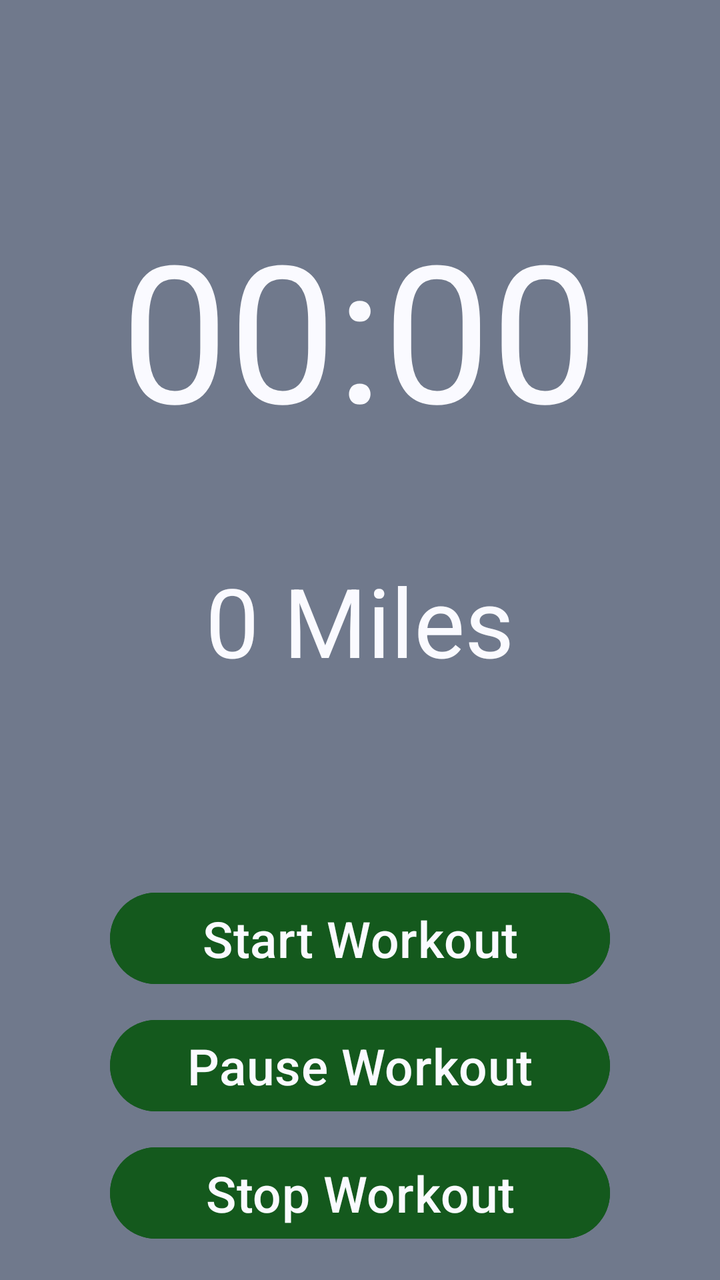
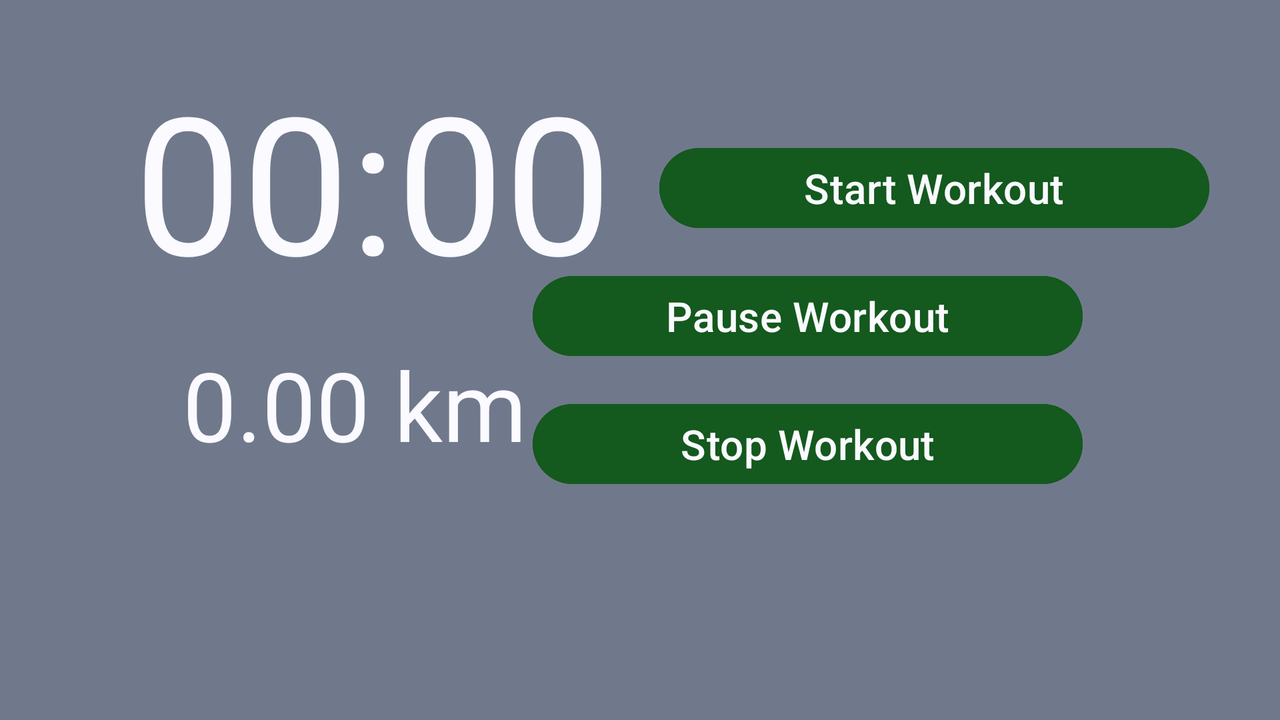

An Android layout and its configuration variant, each rendered on a device that would load it. The default file and the variant file are quoted in full after the pictures.
<!-- AndroidManifest.xml: application theme Theme.FantasyFitness -->
<!-- res/layout/workout_fragment.xml -->
<?xml version="1.0" encoding="utf-8"?>
<LinearLayout xmlns:android="http://schemas.android.com/apk/res/android"
    android:layout_width="match_parent"
    android:layout_height="match_parent"
    android:background="@color/fantasy_fitness_gray"
    android:orientation="vertical">

    <View
        android:layout_width="match_parent"
        android:layout_height="100dp" />

    <TextView
        android:id="@+id/workout_time"
        android:layout_width="wrap_content"
        android:layout_height="wrap_content"
        android:text="00:00"
        android:textColor="@color/fantasy_fitness_white"
        android:textSize="96sp"
        android:layout_gravity="center"/>
    <View
        android:layout_width="match_parent"
        android:layout_height="50dp" />
    <TextView
        android:id="@+id/workout_distance"
        android:layout_width="wrap_content"
        android:layout_height="wrap_content"
        android:text="0 Miles"
        android:textColor="@color/fantasy_fitness_white"
        android:textSize="48sp"
        android:layout_gravity="center"/>
    <View
        android:layout_width="match_parent"
        android:layout_height="100dp" />
    <Button
        android:id="@+id/start_workout_button"
        android:layout_width="250dp"
        android:layout_height="wrap_content"
        android:text="@string/start_workout"
        android:textSize="25sp"
        android:layout_gravity="center"
        android:backgroundTint="@color/fantasy_fitness_green"
        android:textColor="@color/fantasy_fitness_white"/>
    <View
        android:layout_width="match_parent"
        android:layout_height="10dp" />
    <Button
        android:id="@+id/pause_workout_button"
        android:layout_width="250dp"
        android:layout_height="wrap_content"
        android:text="@string/pause_workout"
        android:textSize="25sp"
        android:layout_gravity="center"
        android:backgroundTint="@color/fantasy_fitness_green"
        android:textColor="@color/fantasy_fitness_white"/>
    <View
        android:layout_width="match_parent"
        android:layout_height="10dp" />
    <Button
        android:id="@+id/stop_workout_button"
        android:layout_width="250dp"
        android:layout_height="wrap_content"
        android:text="@string/stop_workout"
        android:textSize="25sp"
        android:layout_gravity="center"
        android:backgroundTint="@color/fantasy_fitness_green"
        android:textColor="@color/fantasy_fitness_white"/>

</LinearLayout>
<!-- resources referenced by this layout -->
<resources>
  <color name="fantasy_fitness_gray">#70798C</color>
  <color name="fantasy_fitness_green">#14591D</color>
  <color name="fantasy_fitness_white">#FAFAFF</color>
  <string name="pause_workout">Pause Workout</string>
  <string name="start_workout">Start Workout</string>
  <string name="stop_workout">Stop Workout</string>
  <style name="Theme.FantasyFitness" parent="Base.Theme.FantasyFitness" />
  <style name="Base.Theme.FantasyFitness" parent="Theme.Material3.DayNight.NoActionBar">
          
          
      </style>
</resources>
<!-- res/layout-land/workout_fragment.xml (the repository's variant of the layout above) -->
<!-- drawn on the phone turned sideways -->
<?xml version="1.0" encoding="utf-8"?>
<androidx.constraintlayout.widget.ConstraintLayout xmlns:android="http://schemas.android.com/apk/res/android"
    xmlns:app="http://schemas.android.com/apk/res-auto"
    xmlns:tools="http://schemas.android.com/tools"
    android:layout_width="match_parent"
    android:layout_height="match_parent"
    android:background="@color/fantasy_fitness_gray"
    android:orientation="vertical">

    <TextView
        android:id="@+id/workout_time"
        android:layout_width="wrap_content"
        android:layout_height="wrap_content"
        android:layout_gravity="center"
        android:layout_marginTop="16dp"
        android:text="00:00"
        android:textColor="@color/fantasy_fitness_white"
        android:textSize="96sp"
        app:layout_constraintEnd_toEndOf="parent"
        app:layout_constraintHorizontal_bias="0.167"
        app:layout_constraintStart_toStartOf="parent"
        app:layout_constraintTop_toBottomOf="@+id/view2" />

    <TextView
        android:id="@+id/workout_distance"
        android:layout_width="wrap_content"
        android:layout_height="wrap_content"
        android:layout_gravity="center"
        android:layout_marginTop="16dp"
        android:text="0.00 km"
        android:textColor="@color/fantasy_fitness_white"
        android:textSize="48sp"
        app:layout_constraintEnd_toEndOf="parent"
        app:layout_constraintHorizontal_bias="0.195"
        app:layout_constraintStart_toStartOf="parent"
        app:layout_constraintTop_toBottomOf="@+id/workout_time" />

    <Button
        android:id="@+id/start_workout_button"
        android:layout_width="275dp"
        android:layout_height="wrap_content"
        android:layout_gravity="center"
        android:layout_marginTop="60dp"
        android:autoSizeTextType="uniform"
        android:backgroundTint="@color/fantasy_fitness_green"
        android:text="@string/start_workout"
        android:textColor="@color/fantasy_fitness_white"
        app:layout_constraintEnd_toEndOf="parent"
        app:layout_constraintHorizontal_bias="0.398"
        app:layout_constraintStart_toEndOf="@+id/workout_time"
        app:layout_constraintTop_toBottomOf="@+id/view2" />

    <View
        android:id="@+id/view2"
        android:layout_width="match_parent"
        android:layout_height="10dp"
        app:layout_constraintTop_toTopOf="parent" />

    <Button
        android:id="@+id/pause_workout_button"
        android:layout_width="275dp"
        android:layout_height="wrap_content"
        android:layout_gravity="center"
        android:layout_marginTop="16dp"
        android:autoSizeTextType="uniform"
        android:backgroundTint="@color/fantasy_fitness_green"
        android:text="@string/pause_workout"
        android:textColor="@color/fantasy_fitness_white"
        app:layout_constraintEnd_toEndOf="parent"
        app:layout_constraintHorizontal_bias="0.73"
        app:layout_constraintStart_toStartOf="parent"
        app:layout_constraintTop_toBottomOf="@+id/start_workout_button" />

    <Button
        android:id="@+id/stop_workout_button"
        android:layout_width="275dp"
        android:layout_height="wrap_content"
        android:layout_gravity="center"
        android:layout_marginTop="16dp"
        android:autoSizeTextType="uniform"
        android:backgroundTint="@color/fantasy_fitness_green"
        android:text="@string/stop_workout"
        android:textColor="@color/fantasy_fitness_white"
        app:layout_constraintEnd_toEndOf="parent"
        app:layout_constraintHorizontal_bias="0.73"
        app:layout_constraintStart_toStartOf="parent"
        app:layout_constraintTop_toBottomOf="@+id/pause_workout_button" />

</androidx.constraintlayout.widget.ConstraintLayout>
